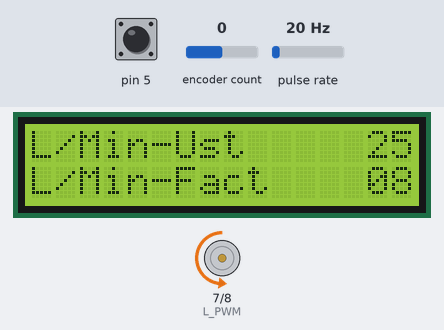
A sketch run on a simulated Arduino Uno, built with avr-gcc and run on an emulated ATmega328P. Parts: 16×2 character LCD, motor-driver pin pairs drawn as motors (green arrow = first pin HIGH = forward, orange = second pin HIGH = backward, longer = more drive, scaled by the enable pin). Wiring (inferred from the names in the program): pulse sensor: data pin 2. The inputs (shaded band) are chosen by the test bench; at power-on: pin 5 HIGH, pulse rate 20 Hz, encoder count 0. EEPROM starts erased; what the sketch prints to the serial monitor is not drawn.

Above: at 4.3 s.
4.4 s: pin 5 pulled LOW for 0.15 s
6.6 s: pulse rate (sensor on pin 2) set to 4 Hz
At 9.5 s:
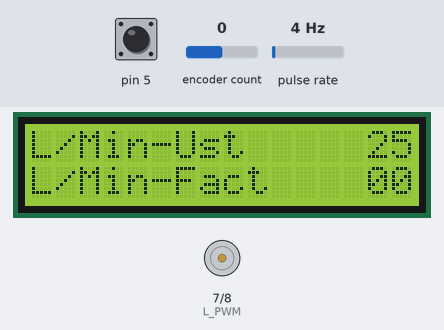
9.6 s: pulse rate (sensor on pin 2) set to 50 Hz
At 12.5 s:
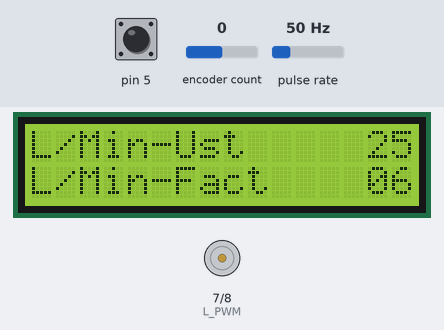
12.6 s: pulse rate (sensor on pin 2) set to 100 Hz
At 15.6 s:
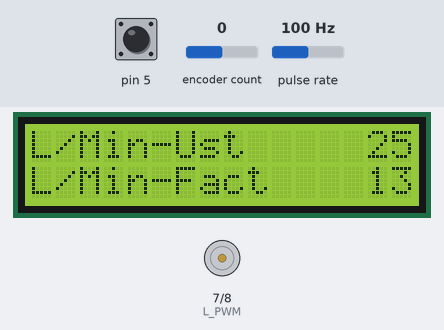
Timing chart, 0 to 16.6 s (numbered marks = the images above; inputs shaded):
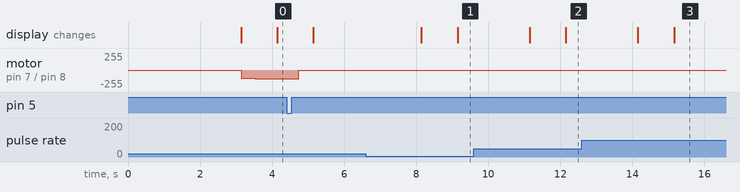

The sketch:

Dozator_v1.0.ino
```cpp
/*
Дозатор налива литров в минуту
Подключения:
Пин D2 вход счетчика
Пин D3 енкодер
Пин D4 енкодер
Пин D5 кнопка енкодера
Пин D6 шим выход на управление двигателем
Пин D7 направление вращения двигателя
Пин D8 направление вращения двигателя
Пин A4 дисплей
Пин A5 дисплей
*/
#include <EEPROM.h>                  // Библиотека для работы с ПЗУ
#include <GyverTimer.h>              // Библиотека таймера
#include <LiquidCrystal_I2C.h>       //Библиотека экрана
LiquidCrystal_I2C lcd(0x27, 16, 2);  // устанавливаем адрес 0x27, и дисплей 20 символов в 4 строки (20х4)
#include <EncButton.h>               //Библиотека енкодера
EncButton eb(3, 4, 5);               // энкодер с кнопкой <A, B, KEY>


GTimer Timer_Disp(MS, 1000);   //Таймер обновления экрана
GTimer Timer_Motor(MS, 200);  //Таймер обновления мотора

#define motor_EN 6             //Пин подключения мотора EN
#define L_PWM 7                //Пин подключения мотора L_PWM
#define R_PWM 8                //Пин подключения мотора R_PWM

volatile int flow_frequency;   // измеряет частоту
int l_minute;                  // рассчитанные литр/минуту
unsigned char flowsensor = 2;  // Вход сенсора
unsigned long currentTime;
unsigned long cloopTime;

int speed = 125;
int litr_m = EEPROM.read(1);
bool status = EEPROM.read(0);


void flow()  // функция прерывания
{
  flow_frequency++;
}

void setup() {
  pinMode(flowsensor, INPUT);
  pinMode(motor_EN, OUTPUT); // Конфигурируем вывод EN    как выход (выход Arduino, вход драйвера)
  pinMode(L_PWM, OUTPUT);     // Конфигурируем вывод L_PWM как выход (выход Arduino, вход драйвера)
  pinMode(R_PWM, OUTPUT);     // Конфигурируем вывод R_PWM как выход (выход Arduino, вход драйвера)
  digitalWrite(flowsensor, HIGH);
  digitalWrite(motor_EN,    LOW );  // Устанавливаем логический 0 на входах драйвера L_EN и R_EN, значит выходы M+ и M- перейдут в состояние высокого импеданса и мотор будет электрически отключён.
  Serial.begin(9600);

  attachInterrupt(0, flow, RISING);  // настраиваем прерывания
  sei();                             // активируем прерывания
  currentTime = millis();
  cloopTime = currentTime;

  if ((status != 0) || (status != 1)) EEPROM.write(0, 0);
  if (litr_m > 60) EEPROM.write(1, 30);

  lcd.init();           // инициализация LCD
  lcd.backlight();                // включаем подсветку
  lcd.clear();          // очистка дисплея
  lcd.setCursor(0, 0);  // устанавливаем курсор
  lcd.print("     Dozator    ");
  lcd.setCursor(0, 1);  // устанавливаем курсор
  lcd.print("V.1.0 08/04/2024");
  delay(3000);
  lcd.clear();
}

void loop() {
  eb.tick();
  Encoder();
  if (Timer_Disp.isReady()) Display();

  if (Timer_Motor.isReady()){
  if (status == 1) {
    digitalWrite(L_PWM, LOW );  // Устанавливаем логический 0 на входе драйвера L_PWM, значит на выходе драйвера M- будет установлен потенциал S-
    digitalWrite(R_PWM, HIGH);  // Устанавливаем логическую 1 на входе драйвера R_PWM, значит на выходе драйвера M+ будет установлен потенциал S+

    if (l_minute > litr_m) {
          if (speed > 0) --speed;
        }
    if (l_minute < litr_m) {
          if (speed < 255) ++speed;
        }
        analogWrite(motor_EN, speed);
    }
    if (status == 0) analogWrite(motor_EN, 0);
    if (status == 0) digitalWrite(motor_EN,    LOW );  // Устанавливаем логический 0 на входах драйвера L_EN и R_EN, значит выходы M+ и M- перейдут в состояние высокого импеданса и мотор будет электрически отключён.
  }

  currentTime = millis();
  // Каждую секунду рассчитываем и выводим на экран литры в минуту
  if (currentTime >= (cloopTime + 1000)) {
    cloopTime = currentTime;  // Обновление cloopTime
    // Частота импульсов (Гц) = 7.5Q, Q - это расход в л/мин.
    l_minute = (flow_frequency / 7.5);  // Частота  / 7.5Q = расход в л/минутах
    flow_frequency = 0;                 // Сбрасываем счетчик
    Serial.print(l_minute, DEC);        // Отображаем л/мин
    Serial.println(" L/minute");
      }
}
```

display.ino
```cpp
void Display() {
  lcd.setCursor(0, 0);
  lcd.print("L/Min-Ust     ");
  if (litr_m < 10) lcd.print("0");
  lcd.print(litr_m, DEC);

  lcd.setCursor(0, 1);
  lcd.print("L/Min-Fact    ");
  if (l_minute < 10) lcd.print("0");
  lcd.print(l_minute, DEC);
}
```

encoder.ino
```cpp
void Encoder() {

if (eb.left()) {
  if (litr_m >=0) --litr_m;
  EEPROM.write(1, litr_m);
}

if (eb.right()) {
  if (litr_m <=60) ++litr_m;
  EEPROM.write(1, litr_m);
}

 if (eb.click()) status = !status;
EEPROM.write(0, status);
}
```

Measured:
- after the input at 6.6 s, the display: first changes after 1.5 s (image 1 shows a later state)
- after the input at 9.6 s, the display: first changes after 1.6 s (image 2 shows a later state)
- after the input at 12.6 s, the display: first changes after 1.6 s (image 3 shows a later state)
